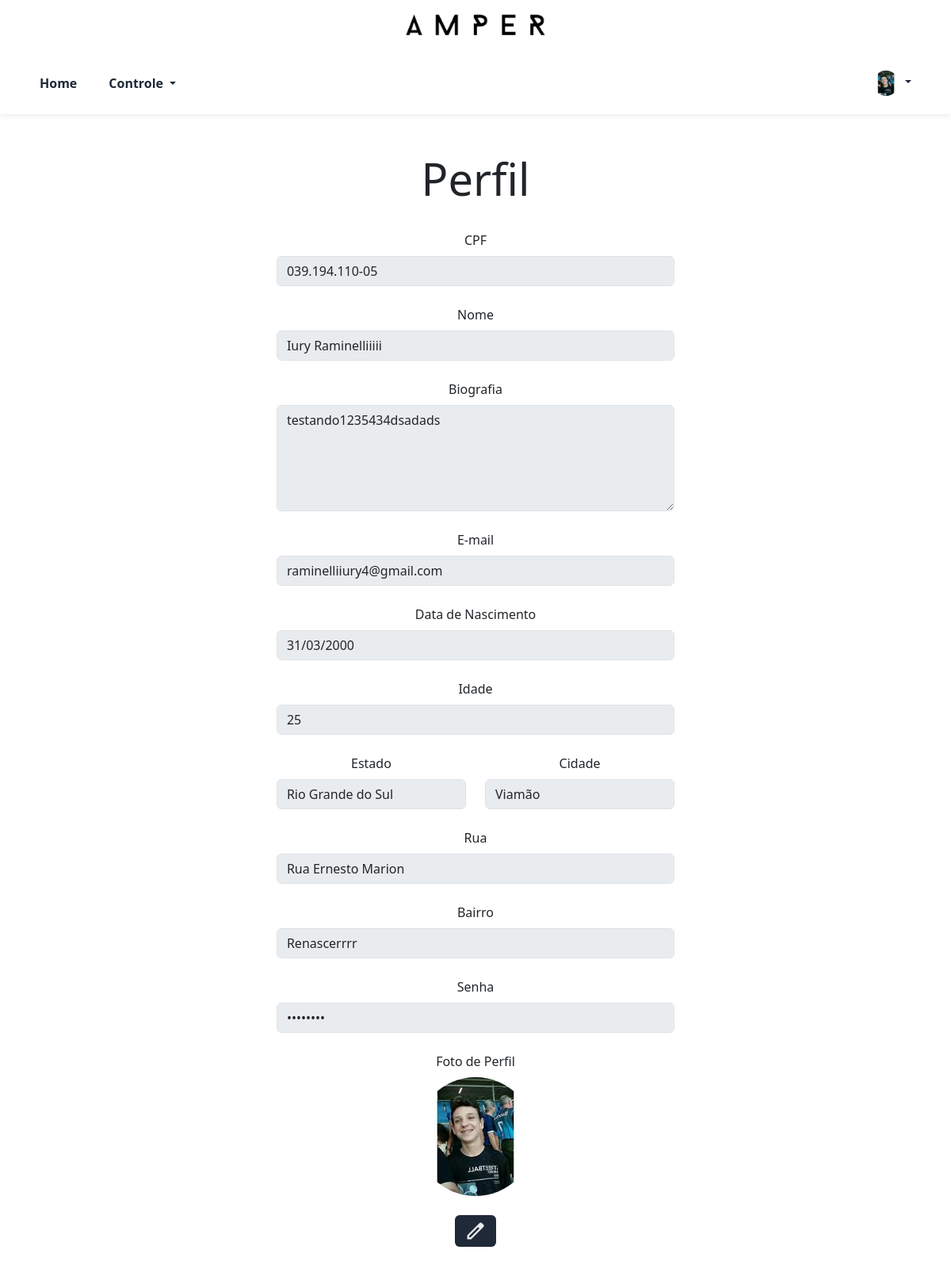
The page /src/View/perfil.php (signed in) on the database its author committed.
### tables this page shows
CREATE TABLE `user` (
  `id` int(11) NOT NULL,
  `cpf` varchar(30) NOT NULL,
  `nome` varchar(100) NOT NULL,
  `dataNascimento` date NOT NULL,
  `email` varchar(255) NOT NULL,
  `tipo` varchar(20) DEFAULT NULL,
  `senha` varchar(255) NOT NULL,
  `imagem` varchar(255) NOT NULL,
  `id_estado` varchar(100) NOT NULL,
  `id_cidade` int(100) NOT NULL,
  `rua` varchar(100) NOT NULL,
  `bairro` varchar(100) NOT NULL,
  `biografia` varchar(1000) NOT NULL
);

CREATE TABLE `estado` (
  `Uf` varchar(5) NOT NULL,
  `Nome` varchar(100) NOT NULL
);

CREATE TABLE `cidade` (
  `Id` int(11) NOT NULL,
  `Codigo` int(11) NOT NULL,
  `Nome` varchar(100) NOT NULL,
  `estado_Uf` varchar(5) NOT NULL
);

### src/Conexao/ConexaoConfig.php (called while the page is built, shortened)
<?php
class ConexaoConfig {
	private $sgbd;
	private $host;
	private $bd;
	private $usuario;
	private $senha;
	public function __construct(){
		$iniFile = parse_ini_file(__DIR__ . "/config.ini");
		$this->sgbd = $iniFile["sgbd"];
		$this->host = $iniFile["host"];
		$this->bd = $iniFile["bd"];
		$this->usuario = $iniFile["usuario"];
		$this->senha = $iniFile["senha"];
	}
	public function getSgbd() {
		return $this->sgbd;
	}
	public function getHost() {
		return $this->host;
	}
	public function getBd() {
		return $this->bd;
	}
	public function getUsuario() {
		return $this->usuario;
	}
	public function getSenha() {
		return $this->senha;
	}
}

### src/Conexao/Conexao.php (called while the page is built, shortened)
<?php
include_once 'ConexaoConfig.php';
class Conexao {
    private static $conexao;
    public static function getConexao() {
    	$config = new ConexaoConfig();
    	if (!isset(self::$conexao)) {
    		self::$conexao = new PDO($config->getSgbd().":host=".$config->getHost()."; dbname=".$config->getBd().";", $config->getUsuario(), $config->getSenha());
    		self::$conexao->setAttribute(PDO::ATTR_ERRMODE, PDO::ERRMODE_EXCEPTION);
    	}
    	return self::$conexao;
    }
}
?>

### src/Controller/ConUser.php (called while the page is built, shortened)
<?php
    include_once __DIR__ . '/../Conexao/Conexao.php';
    include_once __DIR__ . '/../Model/User.php';
    class ConUser{
        private $conexao;
        public function __construct(){
            $this->conexao = Conexao::getConexao();
        }
        public function selectLoginUser1($email){
            $pstmt = $this->conexao->prepare("SELECT * FROM user WHERE email = :email ");
            $pstmt->bindValue(":email", $email);
            $pstmt->execute();
            $lista = $pstmt->fetchAll(PDO::FETCH_CLASS, user::class);
            return $lista;
        }
        public function selectUserById($id) {
            $pstmt = $this->conexao->prepare("SELECT * FROM user WHERE id = :id");
            $pstmt->bindValue(":id", $id);
            $pstmt->execute();
            $lista = $pstmt->fetchObject(User::class);
            return $lista;
        }
        public function getNomeEstado($uf) {
            $stmt = $this->conexao->prepare("SELECT Nome FROM estado WHERE Uf = :uf");
            $stmt->bindValue(':uf', $uf);
            $stmt->execute();
            return $stmt->fetchColumn();
        }
        public function getNomeCidade($idCidade) {
            $stmt = $this->conexao->prepare("SELECT Nome FROM cidade WHERE Id = :id");
            $stmt->bindValue(':id', $idCidade, PDO::PARAM_INT);
            $stmt->execute();
            return $stmt->fetchColumn();
        }
    }
?>

### src/Model/User.php (called while the page is built, shortened)
<?php
class User {
    private $cpf;
    private $nome;
    private $email;
    private $dataNascimento;
    private $imagem;
    private $biografia;
    private $rua;
    private $bairro;
    private $id_estado;
    private $id_cidade;
    public function __construct() {
        if (func_num_args() != 0) {
            $atributos = func_get_args()[0];
        }
    }
    public function getCPF() {
        return $this->cpf;
    }
    public function getNome() {
        return $this->nome;
    }
    public function getEmail() {
        return $this->email;
    }
    public function getDataNascimento() {
        return $this->dataNascimento;
    }
    public function getImagem() {
        return $this->imagem;
    }
    public function getBiografia() {
        return $this->biografia;
    }
    public function getRua() {
        return $this->rua;
    }
    public function getBairro() {
        return $this->bairro;
    }
    public function getIdEstado() {
        return $this->id_estado;
    }
    public function getIdCidade() {
        return $this->id_cidade;
    }
}
?>

### src/View/perfil.php (the view, shortened to what this page needs)
<?php
include_once "src/Controller/ConUser.php";
include_once "src/Model/User.php";
$ConUser = new ConUser();
$linha = $ConUser->selectLoginUser1($_SESSION["USER_LOGIN2"]);
if (isset($_SESSION["USER_LOGIN"]) && ($_SESSION["USER_LOGIN"] != "admin" || $_SESSION["USER_LOGIN"] == "admin")) {
    if($linha != null){
        $user = new User($linha[0]);
        $nomeEstado = $ConUser->getNomeEstado($user->getIdEstado());
        $nomeCidade = $ConUser->getNomeCidade($user->getIdCidade());
?>
<!DOCTYPE html>
<html lang="en">
<head>
</head>
<body>
  <?php
      include_once 'header.php';
  ?>
  <div class="container">
    <div class="container2">
        <form align="center" method="POST">
            <br><br>
            <h1 align="center" class="display-4">Perfil</h1><br>
                <label for="cpf">CPF</label>
                <input type="text" class="form-control" name="cpf" value="<?php echo $user->getCPF(); ?>" autofocus="true" disabled=""/><br>
                <label for="nome">Nome</label>
                <input type="text" class="form-control" name="nome" value="<?php echo $user->getNome(); ?>" autofocus="true" disabled=""/><br>
                <label for="biografia">Biografia</label>
                <textarea class="form-control" name="biografia" rows="5" autofocus="true" disabled><?= htmlspecialchars($user->getBiografia()); ?></textarea><br>
                <label for="email">E-mail</label>
                <input type="email" class="form-control" name="email" value="<?php echo $user->getEmail(); ?>" disabled=""/><br>
                <label for="dataNascimento">Data de Nascimento</label>
                <?php
                    $dataOriginal = $user->getDataNascimento();
                    $data = DateTime::createFromFormat('Y-m-d', $dataOriginal);
                    $dataFormatada = $data->format('d/m/Y');
                ?>
                <input type="text" class="form-control" name="dataNascimento" value="<?= $dataFormatada;?>" disabled=""/><br>
                <label for="idade">Idade</label>
                <?php
                    $dataNascimento = new DateTime($dataOriginal);
                    $hoje = new DateTime();
                    $idade = $dataNascimento->diff($hoje)->y;
                ?>
                <input type="idade" class="form-control" name="email" value="<?= $idade;?>" disabled=""/><br>
                <div class="row">
                    <div class="col-md-6">
                        <label for="id_estado">Estado</label>
                        <input type="text" class="form-control" name="id_estado" value="<?= $nomeEstado; ?>" disabled/>
                    </div>
                    <div class="col-md-6">
                        <label for="id_cidade">Cidade</label>
                        <input type="text" class="form-control" name="id_cidade" value="<?= $nomeCidade; ?>" disabled/>
                    </div>
                </div>
                <br>
                <label for="rua">Rua</label>
                <input type="text" class="form-control" name="rua" value="<?php echo $user->getRua(); ?>" disabled=""/><br>
                <label for="bairro">Bairro</label>
                <input type="text" class="form-control" name="bairro" value="<?php echo $user->getBairro(); ?>" disabled=""/><br>
                <label for="senha">Senha</label>
                <input type="password" class="form-control" name="senha" value="********" disabled=""/><br>
                <label for="imagem">Foto de Perfil</label>
                <br>
                <img src="<?= $user->getImagem() ?>" alt="Foto" width="150" height="150" class="rounded-circle">
                <br>
                <br>
                <button type="submit" class="btn" name="acao" value="Alterar">
                    <img src="src/View/img/editar2.png" width="28" height="28" alt="">
                </button>
            </form>
    </div>
    <br><br>
</div>
</body>
</html>
<?php
    }
} else {
    echo "<h1>404 Não possui acesso.</h1>";
}
?>

### src/View/header.php (shortened to what this page needs)
<?php
include_once "src/Model/User.php";
include_once "src/Controller/ConUser.php";
if (isset($_SESSION["USER_LOGIN_ID"])) {
  $user_id = $_SESSION["USER_LOGIN_ID"];
  $ConUser = new ConUser();
  $userLogado = $ConUser->selectUserById($user_id);
}
$current_page = basename(parse_url($_SERVER['REQUEST_URI'], PHP_URL_PATH));
?>
<!DOCTYPE html>
<html lang="en">
<head>
  <link rel="stylesheet" href="https://stackpath.bootstrapcdn.com/bootstrap/4.5.2/css/bootstrap.min.css">
  <link href="https://cdn.jsdelivr.net/npm/bootstrap@5.3.3/dist/css/bootstrap.min.css" rel="stylesheet">
  <link href="https://getbootstrap.com/docs/5.3/assets/css/docs.css" rel="stylesheet">
  <link href='https://unpkg.com/boxicons@2.0.9/css/boxicons.min.css' rel='stylesheet'>
</head>
<body>
<header class="top-header">
  <div class="container">
    <a href="<?=HOME?>Home">
      <img src="src/View/img/amper.png" alt="Logo">
    </a>
  </div>
</header>
<div class="header-spacer"></div>
<header class="header-inicio">
  <nav class="navbar navbar-expand-lg navbar-light">
      <div class="container">
        <div class="collapse navbar-collapse justify-content-between" id="navbarNav">
          <ul class="navbar-nav">
            <?php
            if (isset($_SESSION["USER_LOGIN"]) && $_SESSION["USER_LOGIN"] == "admin") :
            ?>
              <li class="nav-item"><a class="nav-link <?= $current_page == 'Home' ? 'active' : '' ?>" href="<?=HOME?>Home">Home</a></li>
              <li class="nav-item dropdown">
              <a class="nav-link dropdown-toggle <?= in_array($current_page, ['CadastrarUser', 'VisualizarUser']) ? 'active' : '' ?>" href="#" role="button" data-bs-toggle="dropdown" aria-expanded="false">
                Controle
              </a>
            </li>
            <?php endif; ?>
          </ul>
          <ul class="navbar-nav">
            <?php if (!isset($_SESSION["USER_LOGIN"])) : ?>
              <div class="dropdown text">
                <a href="#" class="nav-link dropdown-toggle" data-bs-toggle="dropdown" aria-expanded="false">
                  <img src="src/View/img/perfil.png" alt="Foto" width="32" height="32" class="rounded-circle">
                </a>
                <ul class="dropdown-menu text-small">
                  <li><a class="dropdown-item" href="<?=HOME?>Login">Entrar</a></li>
                  <li><a class="dropdown-item" href="<?=HOME?>CadastrarUser">Cadastre-se</a></li>
                </ul>
              </div>
            <?php else : ?>
              <div class="dropdown text">
                <?php if (isset($_SESSION["USER_LOGIN"])) : ?>
                  <a href="#" class="nav-link dropdown-toggle" data-bs-toggle="dropdown" aria-expanded="false">
                    <img src="<?= $userLogado->getImagem() ?>" alt="Foto" width="32" height="32" class="rounded-circle">
                  </a>
                <?php endif; ?>
              </div>
            <?php endif; ?>
          </ul>
        </div>
      </div>
    </nav>
  </header>
</body>
</html>

### src/View/perfil.php (style rules this page uses)
.container2 { width: 45%; margin: 0 auto; }

### src/View/header.php (style rules this page uses)
.top-header { position: fixed; top: 0; width: 100%; background-color: #ffffff; box-shadow: none; z-index: 1040; padding: 0.5rem 0; }
.top-header .container { display: flex; justify-content: center; align-items: center; }
.top-header img { height: 50px; }
.header-spacer { height: 65px; }
.header-inicio { background-color: #ffffff; box-shadow: 0 2px 8px rgba(0, 0, 0, 0.08); padding: 0.5rem 0; z-index: 1040; }
.navbar-nav { gap: 1.5rem; }
.navbar-nav .nav-link { color: #1f2937 !important; font-weight: 600; transition: color 0.2s ease-in-out, border-bottom 0.2s ease-in-out; padding-bottom: 5px; border-bottom: 2px solid transparent; }
.btn { background-color: #1f2937; color: #fff; font-size: 14px; font-weight: 600; border: none !important; transition: all linear 160ms; cursor: pointer; }

### rows shown on the page
user: imagem (picture), cpf "039.194.110-05", nome "Iury Raminelliiiii", biografia "testando1235434dsadads", email "raminelliiury4@gmail.com", dataNascimento "31/03/2000", email "25", id_estado "Rio Grande do Sul", id_cidade "Viamão", rua "Rua Ernesto Marion", bairro "Renascerrrr"
